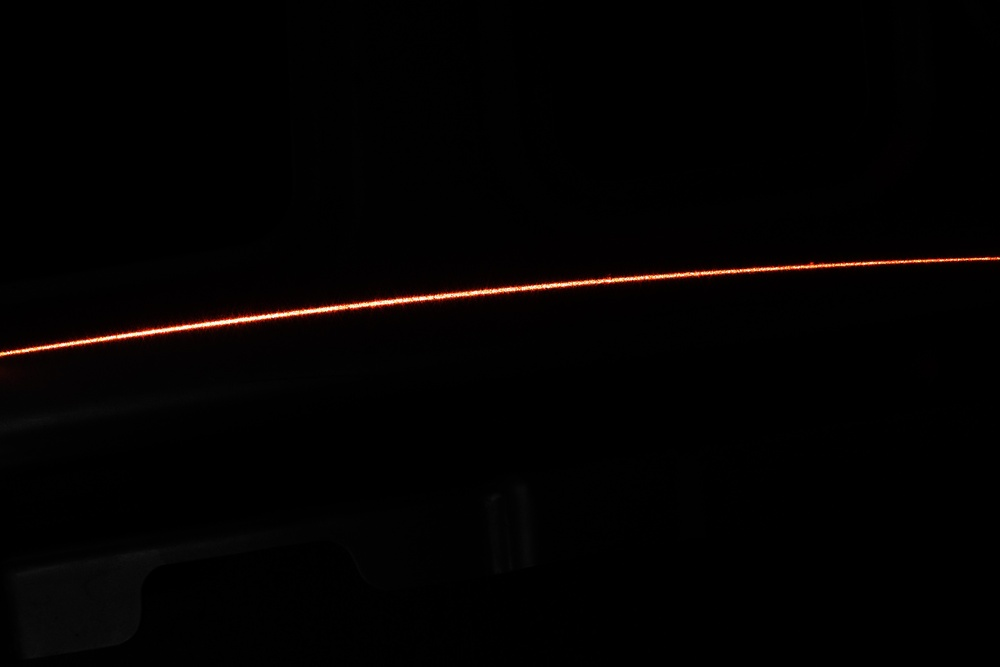
#> input picture ok_compressed2.jpg, 1000 x 667 px, shrunk from 5472 x 3648 before the run
$ python laser_line_fitting.py
#> lines starting #> are read from the running program, lines starting #| are printed output that depends on the picture; after the words box and inside, x2 and y2 are one past the last pixel; in counts of white or black regions, pixels touching at a corner belong together; long printed decimals are rounded
import cv2
import numpy as np
import matplotlib.pyplot as plt

#  更改相对路径开始使用

def extract_center_points(image_path):
    # 读取图像
    image = cv2.imread(image_path, cv2.IMREAD_GRAYSCALE)

    # 滤波降噪
    blurred = cv2.GaussianBlur(image, (5, 5), 0)

    # 二值化
    _, binary = cv2.threshold(blurred, 127, 255, cv2.THRESH_BINARY)

    # 提取激光线中心
    height, width = binary.shape
    center_points = []
    for x in range(width):
        column = binary[:, x]
        y = np.argmax(column)  # 找到最亮点
        if column[y] > 0:  # 确保有亮点
            center_points.append((x, y))

    return np.array(center_points), image

def fit_curve(points):
    # 多项式拟合
    x_data, y_data = points[:, 0], points[:, 1]
    poly_coeffs = np.polyfit(x_data, y_data, deg=2)  # 二次拟合
    return np.poly1d(poly_coeffs)

def compute_similarity(curve1, curve2, x_data):
    # 计算两条曲线在相同x范围内的误差，忽略常数项
    y1 = curve1(x_data) - curve1.c[-1]  # 减去常数项
    y2 = curve2(x_data) - curve2.c[-1]  # 减去常数项
    mse = np.mean((y1 - y2) ** 2)
    return mse

# 提取两段光线的中心点
points_left, image_left = extract_center_points("./ok_compressed2.jpg")
#> in extract_center_points, `_, binary = cv2.threshold(blurred, 127, 255, cv2.THRESH_BINARY)`:
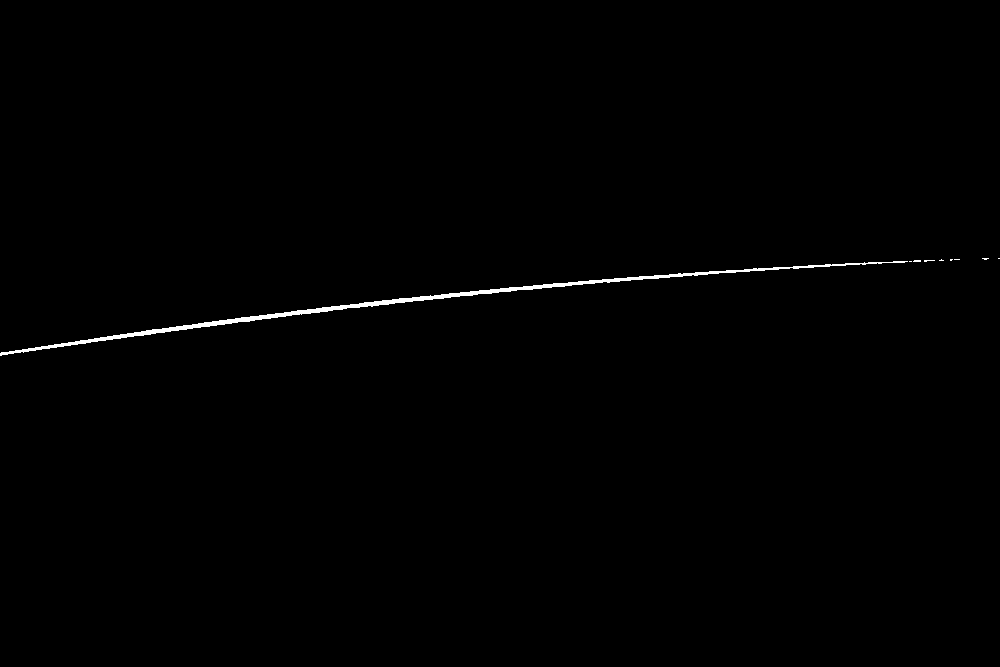
#> binary: shape (667, 1000); 0.49% white; 9 white regions (8 under 20 px), largest, box (x1, y1, x2, y2) and area: (0, 261, 908, 356) 3235
#> the loop in extract_center_points, `for x in range(width):` made 1000 passes
#> y on passes 1 to 3: 353, 352, 352
#> after the loop in extract_center_points, `for x in range(width):`: center_points = 953 pairs, first value 0 to 999, second value 258 to 353
#> points_left has the same summary as center_points in extract_center_points
points_right, image_right = extract_center_points("./ng_compressed2.jpg")
#> call 2 of extract_center_points, with image_path = './ng_compressed2.jpg'
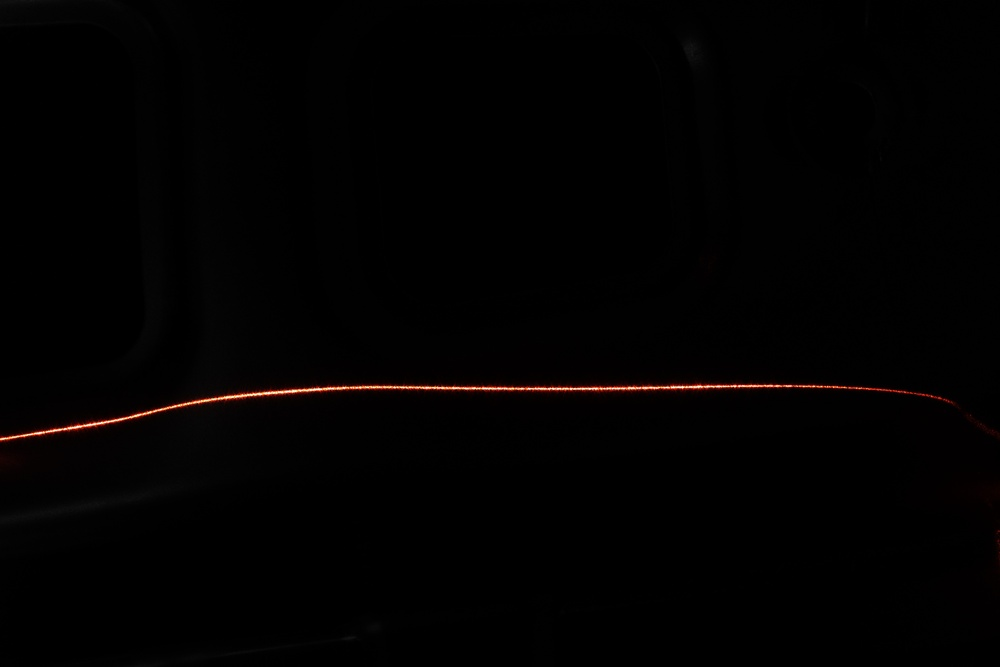
#> input picture ng_compressed2.jpg, 1000 x 667 px, shrunk from 5472 x 3648 before the run
#> in extract_center_points (call 2), `_, binary = cv2.threshold(blurred, 127, 255, cv2.THRESH_BINARY)`:
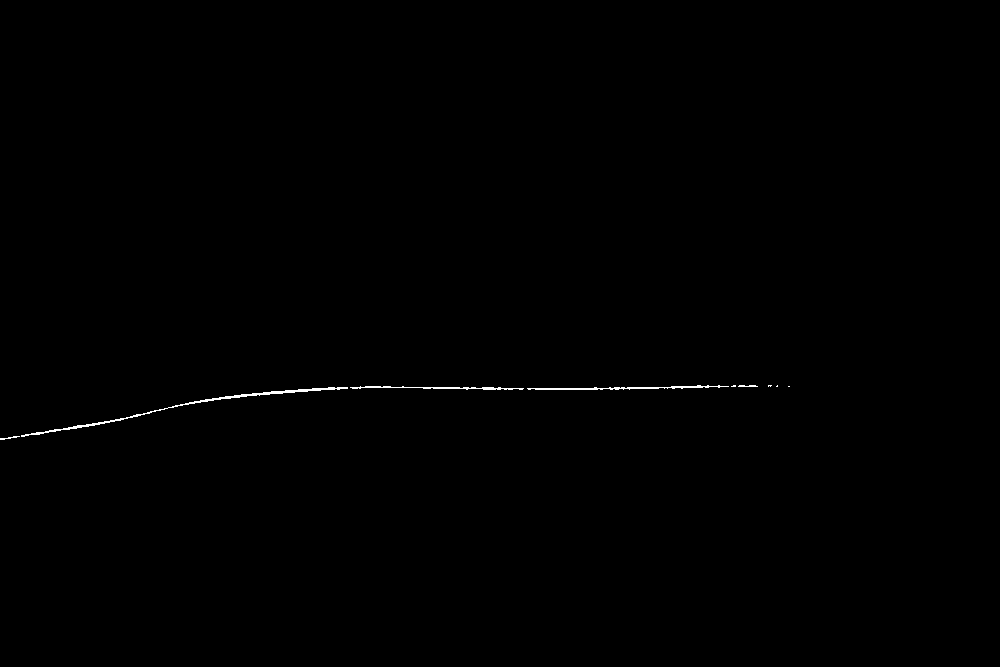
#> binary: shape (667, 1000); 0.23% white in thin lines or dots, all inside (x1, y1, x2, y2) = (0, 385, 790, 440)
#> the loop in extract_center_points (call 2), `for x in range(width):` made 1000 passes
#> y on passes 1 to 3: 438, 438, 438
#> after the loop in extract_center_points (call 2), `for x in range(width):`: center_points = 756 pairs, first value 0 to 789, second value 385 to 438
#> points_right has the same summary as center_points in extract_center_points

# 拟合曲线
curve_left = fit_curve(points_left)
#> in fit_curve, `x_data, y_data = points[:, 0], points[:, 1]`: x_data = 953 values from 0 to 999; y_data = 953 values, max 353 at index 0, min 258 at index 944, mean 295.9
#> in fit_curve, `poly_coeffs = np.polyfit(x_data, y_data, deg=2)`: poly_coeffs = [6.73e-05, -0.163, 353]
curve_right = fit_curve(points_right)

# 计算匹配误差
x_common = np.linspace(0, min(points_left[-1, 0], points_right[-1, 0]), num=500)
#> x_common = 500 values from 0 to 789
similarity_score = compute_similarity(curve_left, curve_right, x_common)
#> similarity_score = 286.6
print("光线匹配误差：", similarity_score)
#| 光线匹配误差： 286.608

# 在原图中显示拟合曲线
plt.figure(figsize=(12, 8))

plt.subplot(1, 2, 1)
plt.imshow(cv2.cvtColor(image_left, cv2.COLOR_GRAY2RGB))
plt.plot(x_common, curve_left(x_common), 'r-', label='Left Fitted Curve')
plt.scatter(points_left[:, 0], points_left[:, 1], color='blue', s=1, label='Left Points')
plt.title("Left Image with Fitted Curve")
plt.legend()
plt.gca().invert_yaxis()

plt.subplot(1, 2, 2)
plt.imshow(cv2.cvtColor(image_right, cv2.COLOR_GRAY2RGB))
plt.plot(x_common, curve_right(x_common), 'y-', label='Right Fitted Curve')
plt.scatter(points_right[:, 0], points_right[:, 1], color='green', s=1, label='Right Points')
plt.title("Right Image with Fitted Curve")
plt.legend()
plt.gca().invert_yaxis()

plt.tight_layout()
plt.show()
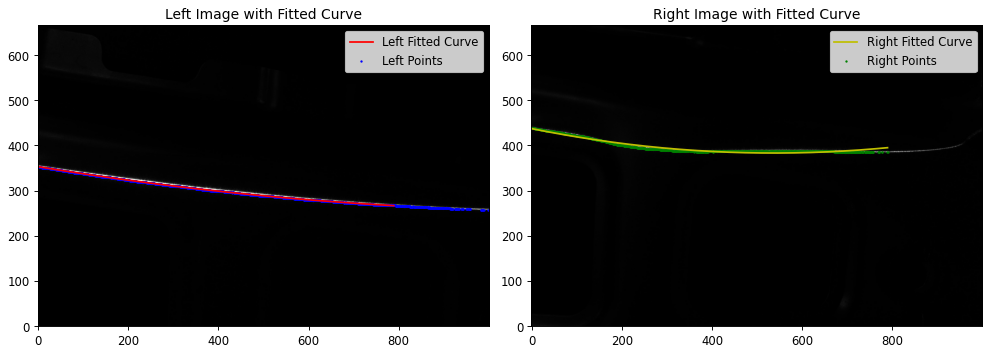
#> figure drawn by matplotlib, 2 panels
